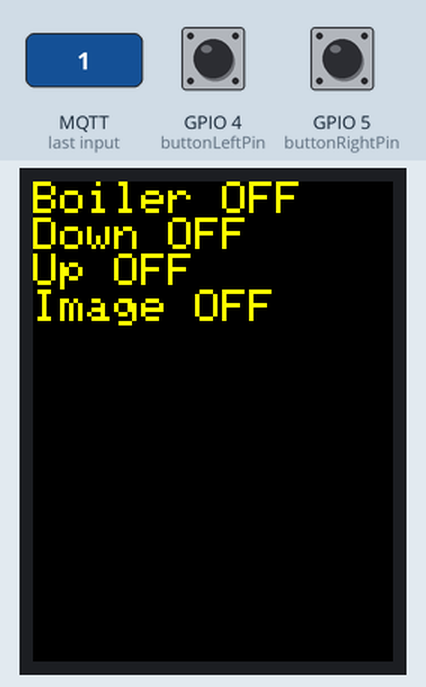
The sketch below on a simulated ESP8266 (Wemos D1 mini). Shown: 240×320 colour display. Inputs (shaded band) come from the test bench; at power-on: GPIO 4 (buttonLeftPin) LOW, GPIO 5 (buttonRightPin) LOW. WiFi joins after 1.5 s; servers stay silent unless stated; random numbers use the default seed unless the sketch sets one; no MQTT or app messages arrive unless stated; what the sketch prints to the serial monitor is not drawn.

3.0 s: MQTT message "1" arrives on the first subscribed topic
Above: at 4.2 s.
4.6 s: MQTT message "on" arrives on the first subscribed topic
6.2 s: MQTT message "off" arrives on the first subscribed topic
Timing chart, 0 to 9.2 s (numbered marks = the images above; inputs shaded):
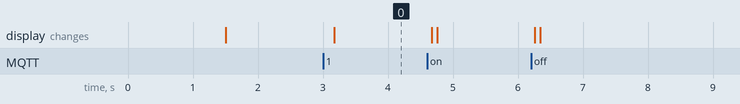

The sketch:

WemosLcdHeating.ino
```cpp
#include <PubSubClient.h>
#include <ESP8266WiFi.h>
#include <WiFiClient.h>
#include <ESP8266HTTPClient.h>
#include <WiFiUdp.h>

#include "SPI.h"
#include "Adafruit_GFX.h"
#include "Adafruit_ILI9341.h"

// For the Adafruit shield, these are the default.
#define TFT_DC 2
#define TFT_CS 15

// Use hardware SPI (on Uno, #13, #12, #11) and the above for CS/DC
Adafruit_ILI9341 tft = Adafruit_ILI9341(15, 2);


#ifndef STASSID
#define STASSID "Doghouse_2.4"
#define STAPSK  "GuitarHero40!"
#endif

#define topicBoiler "heating/boiler"
#define topicPumpDownstairs "heating/pump_downstairs"
#define topicPumpUpstairs "heating/pump_upstairs"
#define topicImageHeater "heating/image-heater"


const char* ssid = STASSID;
const char* password = STAPSK;

//MQTT
const char* mqtt_server = "192.168.1.13";

WiFiClient espClient;
PubSubClient client(espClient);
unsigned long lastMsg = 0;
#define MSG_BUFFER_SIZE  (50)
char msg[MSG_BUFFER_SIZE];
int value = 0;

bool boilerOn = false;
bool pumpDownstairsOn = false;
bool pumpUpstairsOn = false;
bool imageHeaterOn = false;

bool statusChange = false;
int buttonLeftPin = 4;
int buttonRightPin = 5;

void setup() {
    pinMode(buttonLeftPin, INPUT);
    pinMode(buttonRightPin, INPUT);
    Serial.begin(115200);
    Serial.println("Booting");
    WiFi.mode(WIFI_STA);
    WiFi.begin(ssid, password);
    while (WiFi.waitForConnectResult() != WL_CONNECTED) {
        Serial.println("Connection Failed! Rebooting...");
        delay(5000);
        ESP.restart();
    }

    //MQTT
    client.setServer(mqtt_server, 1883);
    client.setCallback(callback);

    Serial.println("Ready");
    Serial.print("IP address: ");
    Serial.println(WiFi.localIP());

    Serial.println("HTTP server started");
    digitalWrite(LED_BUILTIN, LOW);    // turn the LED off by making the voltage LOW


    tft.begin();
    tft.fillScreen(ILI9341_BLACK);
    //tft.setRotation(0);
}


void loop() {
    //MQTT

    if (!client.connected()) {
        reconnect();
    }
    client.loop();

    delay(100);
    int buttonLeftState = digitalRead(buttonLeftPin);
    int buttonRightState = digitalRead(buttonRightPin);
    Serial.print("Left");
    Serial.println(buttonLeftState);

    Serial.print("Right");
    Serial.println(buttonRightState);

    /*if (statusChange == true)
    {
        printStatus();
        statusChange = false;
    }*/

}


void reconnect() {
    // Loop until we're reconnected
    while (!client.connected()) {
        Serial.print("Attempting MQTT connection...");
        // Create a random client ID
        String clientId = "ESP8266Client-";
        clientId += String(random(0xffff), HEX);
        // Attempt to connect
        if (client.connect(clientId.c_str())) {
            Serial.println("connected");
            // Once connected, publish an announcement...
            client.publish("outTopic", "hello world");
            // ... and resubscribe
            client.subscribe("inTopic");
            client.subscribe(topicBoiler);
            client.subscribe(topicPumpDownstairs);
            client.subscribe(topicPumpUpstairs);
            client.subscribe(topicImageHeater);

        }
        else {
            Serial.print("failed, rc=");
            Serial.print(client.state());
            Serial.println(" try again in 5 seconds");
            // Wait 5 seconds before retrying
            delay(5000);
        }
    }
}

void callback(char* topic, byte* payload, unsigned int length) {
    Serial.print("Message arrived [");
    Serial.print(topic);
    Serial.print("] '");
    for (int i = 0; i < length; i++) {
        Serial.print((char)payload[i]);
    }
    Serial.println("'");


    checkStatusLight(topic, payload, length, topicBoiler, &boilerOn);
    checkStatusLight(topic, payload, length, topicPumpDownstairs, &pumpDownstairsOn);
    checkStatusLight(topic, payload, length, topicPumpUpstairs, &pumpUpstairsOn);
    checkStatusLight(topic, payload, length, topicImageHeater, &imageHeaterOn);

    printStatus();

}

void printStatus()
{
    tft.fillScreen(ILI9341_BLACK);
    unsigned long start = micros();
    tft.setCursor(0, 0);


    tft.setTextColor(ILI9341_YELLOW);
    tft.setTextSize(3);

    if (boilerOn)
        tft.println("Boiler ON");
    else
        tft.println("Boiler OFF");

    if(pumpDownstairsOn)
        tft.println("Down ON");
    else
        tft.println("Down OFF");

    if (pumpUpstairsOn)
        tft.println("Up ON");
    else
        tft.println("Up OFF");

    if (imageHeaterOn)
        tft.println("Image ON");
    else
        tft.println("Image OFF");


}

unsigned long testText(byte* payload, unsigned int length) {
    //tft.fillScreen(ILI9341_BLACK);
    unsigned long start = micros();
    tft.setCursor(0, 0);
    tft.setTextColor(ILI9341_WHITE);  tft.setTextSize(1);
    tft.println("Hello World!");
    tft.setTextColor(ILI9341_YELLOW); tft.setTextSize(2);
    for (int i = 0; i < length; i++) {
        tft.print((char)payload[i]);
    }

    return micros() - start;
}

void checkStatusLight(char* topic, byte* payload, unsigned int length, char* topicToCheck, bool* statusVar) {
    if (strcmp(topic, topicToCheck) == 0)
    {

        //memcpy
        if (!strncmp((char*)payload, "ON", length))
        {
            if (*statusVar == false)
                statusChange = true;
            *statusVar = true;

        }
        else
        {
            if (*statusVar == true)
                statusChange = true;

            *statusVar = false;
        }

    }
}
```

Measured:
- after the input at 3.0 s, the display: changes after 0.17 s (image 0)
